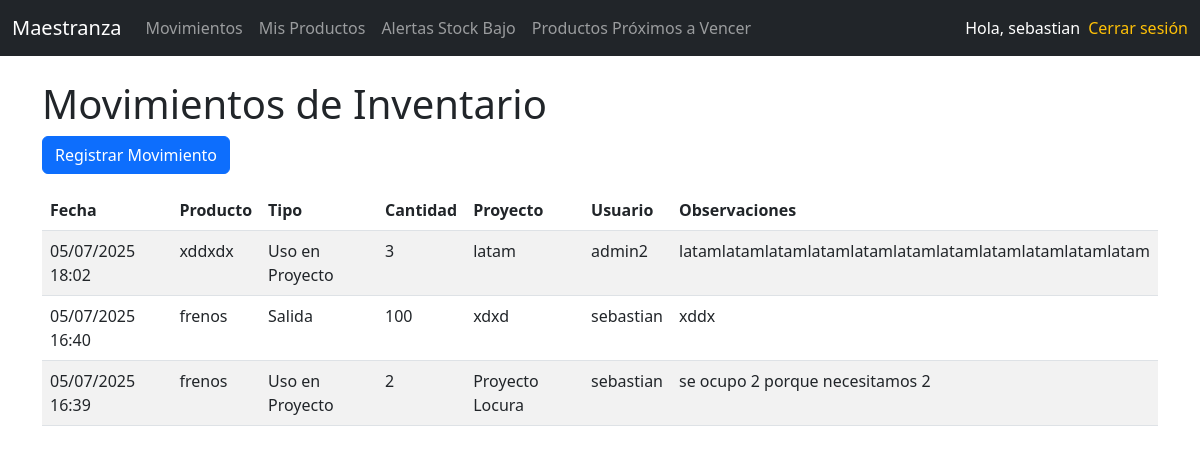
Screenshot of /movimientos/ (signed in) with the database file from the repository.
### inventario/models.py (models this page shows, shortened)
class MovimientoInventario(models.Model):
    TIPO_MOVIMIENTO_CHOICES = [
        ('ENTRADA', 'Entrada'),
        ('SALIDA', 'Salida'),
        ('TRANSFERENCIA', 'Transferencia'),
        ('USO_PROYECTO', 'Uso en Proyecto'),
    ]
    producto = models.ForeignKey(Producto, on_delete=models.CASCADE, related_name='movimientos')
    tipo_movimiento = models.CharField(max_length=20, choices=TIPO_MOVIMIENTO_CHOICES)
    cantidad = models.PositiveIntegerField()
    fecha = models.DateTimeField(auto_now_add=True)
    usuario = models.ForeignKey(User, on_delete=models.SET_NULL, null=True, blank=True)
    proyecto = models.CharField(max_length=100, blank=True, null=True)
    observaciones = models.TextField(blank=True, null=True)

class Producto(models.Model):
    codigo = models.CharField(max_length=20, unique=True)
    nombre = models.CharField(max_length=100)
    descripcion = models.TextField(blank=True)
    cantidad = models.PositiveIntegerField(default=0)
    ubicacion = models.CharField(max_length=100)
    fecha_vencimiento = models.DateField(null=True, blank=True)
    umbral_stock_bajo = models.PositiveIntegerField(default=5)  # umbral para alerta
    categorias = models.ManyToManyField(Categoria, blank=True)

### inventario/views.py (the view)
# urls.py: path('movimientos/', MovimientoInventarioListView.as_view(), name='movimiento-list'),
class MovimientoInventarioListView(LoginRequiredMixin, ListView):
    model = MovimientoInventario
    template_name = 'inventario/movimiento_list.html'
    context_object_name = 'movimientos'
    paginate_by = 20
    def get_queryset(self):
        user = self.request.user
        allowed_groups = [
            'Administrador', 'Gestor de Inventario', 'Encargado de Logística',
            'Auditor de Inventario', 'Comprador', 'Jefe de Producción'
        ]
        if any(user.groups.filter(name=grp).exists() for grp in allowed_groups):
            return MovimientoInventario.objects.all().order_by('-fecha')
        else:
            return MovimientoInventario.objects.none()

### inventario/templatetags/user_tags.py (called while the page is built)
@register.filter(name='has_group')
def has_group(user, group_name):
    return user.groups.filter(name=group_name).exists()

### inventario/templates/inventario/movimiento_list.html (shortened to what this page needs)
{% extends 'base.html' %}
{% block content %}
{% load user_tags %}
<h1>Movimientos de Inventario</h1>
{% if user.groups.all|length > 0 %}
    {% if user|has_group:"Administrador" or user|has_group:"Gestor de Inventario" or user|has_group:"Encargado de Logística" %}
        <a href="{% url 'movimiento-nuevo' %}" class="btn btn-primary mb-3">Registrar Movimiento</a>
    {% endif %}
{% endif %}
<table class="table table-striped">
    <thead>
        <tr>
            <th>Fecha</th>
            <th>Producto</th>
            <th>Tipo</th>
            <th>Cantidad</th>
            <th>Proyecto</th>
            <th>Usuario</th>
            <th>Observaciones</th>
        </tr>
    </thead>
    <tbody>
        {% for movimiento in movimientos %}
        <tr>
            <td>{{ movimiento.fecha|date:"d/m/Y H:i" }}</td>
            <td>{{ movimiento.producto.nombre }}</td>
            <td>{{ movimiento.get_tipo_movimiento_display }}</td>
            <td>{{ movimiento.cantidad }}</td>
            <td>{{ movimiento.proyecto|default:"-" }}</td>
            <td>{{ movimiento.usuario.username|default:"-" }}</td>
            <td>{{ movimiento.observaciones|default:"-" }}</td>
        </tr>
        {% empty %}
        <tr><td colspan="7" class="text-center">No hay movimientos registrados.</td></tr>
        {% endfor %}
    </tbody>
</table>
{% endblock %}

### inventario/templates/base.html (shortened to what this page needs)
<!DOCTYPE html>
<html lang="es">
<head>
    <link href="https://cdn.jsdelivr.net/npm/bootstrap@5.3.0/dist/css/bootstrap.min.css" rel="stylesheet" />
</head>
<body>
  {% include "inventario/navbar.html" %}
  <div class="container mt-4">
    {% block content %}{% endblock %}
  </div>
</body>
</html>

### inventario/templates/inventario/navbar.html (shortened to what this page needs)
<nav class="navbar navbar-expand-lg navbar-dark bg-dark">
  <div class="container-fluid">
    <a class="navbar-brand" href="{% url 'home' %}">Maestranza</a>
{% load user_tags %}
    <div class="collapse navbar-collapse" id="navbarContent">
      <ul class="navbar-nav me-auto mb-2 mb-lg-0">
        {% if user.is_authenticated %}
            {% if user|has_group:"Administrador" or user|has_group:"Gestor de Inventario" or user|has_group:"Encargado de Logística" %}
                <li class="nav-item"><a class="nav-link" href="{% url 'movimiento-list' %}">Movimientos</a></li>
            {% endif %}
            {% if user|has_group:"Gestor de Inventario" %}
                <li class="nav-item"><a class="nav-link" href="{% url 'producto-list' %}">Mis Productos</a></li>
            {% endif %}
            {% if user|has_group:"Administrador" or user|has_group:"Gestor de Inventario" or user|has_group:"Encargado de Logística" %}
                <li class="nav-item"><a class="nav-link" href="{% url 'alerta-stock-bajo' %}">Alertas Stock Bajo</a></li>
            {% endif %}
            {% if user|has_group:"Administrador" or user|has_group:"Gestor de Inventario" or user|has_group:"Encargado de Logística" %}
                <li class="nav-item"><a class="nav-link" href="{% url 'productos-vencimiento' %}">Productos Próximos a Vencer</a></li>
            {% endif %}
        {% endif %}
      </ul>
      <ul class="navbar-nav mb-2 mb-lg-0">
        {% if user.is_authenticated %}
            <li class="nav-item">
              <span class="navbar-text text-white me-2">Hola, {{ user.username }}</span>
            </li>
            <li class="nav-item">
              <form method="post" action="{% url 'logout' %}">
                <button class="btn btn-link nav-link text-warning" type="submit" style="padding: 0;">Cerrar sesión</button>
              </form>
            </li>
        {% else %}
            <li class="nav-item"><a class="nav-link text-success" href="{% url 'login' %}">Iniciar sesión</a></li>
            <li class="nav-item"><a class="nav-link text-info" href="{% url 'register' %}">Registrarse</a></li>
        {% endif %}
      </ul>
    </div>
  </div>
</nav>

### rows the page displays
MovimientoInventario: fecha "05/07/2025 18:02", producto.nombre "xddxdx", tipo_movimiento "Uso en Proyecto", cantidad "3", proyecto "latam", usuario.username "admin2", observaciones "latamlatamlatamlatamlatamlatamlatamlatamlatamlatamlatam"
MovimientoInventario: fecha "05/07/2025 16:40", producto.nombre "frenos", tipo_movimiento "Salida", cantidad "100", proyecto "xdxd", usuario.username "sebastian", observaciones "xddx"
MovimientoInventario: fecha "05/07/2025 16:39", producto.nombre "frenos", tipo_movimiento "Uso en Proyecto", cantidad "2", proyecto "Proyecto Locura", usuario.username "sebastian", observaciones "se ocupo 2 porque necesitamos 2"

### other values shown
{{ user.username }} "sebastian"
